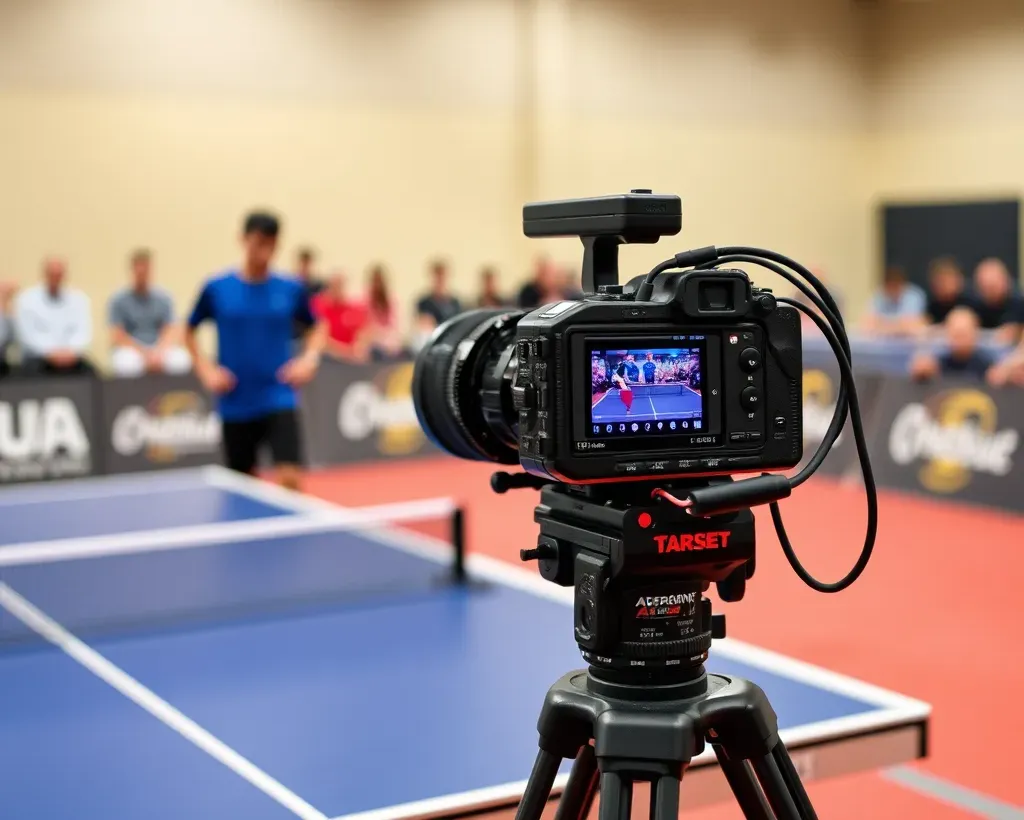
#> input picture media/0.webp, 1024 x 820 px; its folder holds only this picture in this run
$ python -i helpers.py   (imports and definitions only)
#> lines starting #> are read from the running program, lines starting #| are printed output that depends on the picture; after the words box and inside, x2 and y2 are one past the last pixel; in counts of white or black regions, pixels touching at a corner belong together
#> further down, picture is the input picture: shape (820, 1024, 3); mean B, G, R 134.8, 138.8, 156.2
import matplotlib.pyplot as plt
import numpy as np
import random
import pandas as pd
import shutil
import os
import re
import cv2
import ffmpeg
from PIL import Image
import yaml
import json
# [1 line not run here, left out]
# Utils.py
import sympy
import subprocess
import shutil
import numpy as np
import os
import matplotlib.pyplot as plt
import cv2

# For videos
# [404 lines left out: functions show_mask, merge_yolo_datasets, plot_yolo_keypoints, analyze_yolo_dataset, plot_4x, yolo_to_coco and 1 more, not called in this run]

def line_angle(line):
    x1, y1, x2, y2 = line
    return np.arctan2(y2 - y1, x2 - x1)

# [107 lines left out: functions appx_best_fit_ngon, is_dominant_white, not called in this run]

def segment_dominant_color(
    image,
    hue_padding=10,
    sat_padding=80,
    val_padding=40,
    ignore_low_sat=25,
    ignore_low_val=25
):
    """
    Segments the table in 'image_path' by:
      1. Building a histogram of HSV pixels.
      2. Finding the histogram peak as the 'dominant' color.
      3. Creating a tolerance range around that color to mask the table.

    Parameters
    ----------
    image_path: str
        Path to the input image.
    hue_padding: int
        Range around the dominant hue (in [0..179]) to include in the mask.
    sat_padding: int
        Range around the dominant saturation (in [0..255]) to include in the mask.
    val_padding: int
        Range around the dominant value (in [0..255]) to include in the mask.
    ignore_low_sat: int
        Ignore pixels with saturation below this threshold (to skip near-gray).
    ignore_low_val: int
        Ignore pixels with value below this threshold (to skip near-black).

    Returns
    -------
    segmented_image: np.ndarray
        BGR image with only the dominant table color region visible.
    mask: np.ndarray
        Binary mask identifying the table region.
    """
#> called with hue_padding = 10, sat_padding = 80, val_padding = 40, ignore_low_sat = 25, ignore_low_val = 25

    # Read image and convert to HSV
    hsv = cv2.cvtColor(image, cv2.COLOR_BGR2HSV)
#> hsv: shape (820, 1024, 3); mean H, S, V 48.9, 82.8, 173.3

    # Flatten the HSV image into a list of pixels:
    # shape is (height*width, 3)
    hsv_flat = hsv.reshape(-1, 3)

    # Optionally filter out near-gray or near-black pixels to avoid muddying the histogram
    # for example, ignoring background or shadows.
    mask_filter = (hsv_flat[:, 1] >= ignore_low_sat) & (hsv_flat[:, 2] >= ignore_low_val)
    hsv_filtered = hsv_flat[mask_filter]

    # If everything got filtered out, fallback to a raw histogram
    if len(hsv_filtered) == 0:
        hsv_filtered = hsv_flat

    # Build a 3D histogram in H, S, V
    # Ranges:
    #   Hue: [0..180)
    #   Sat: [0..256)
    #   Val: [0..256)
    # We can keep a coarser bin size to reduce noise, e.g. 180 for hue, 256 for sat/val
    hist_3d, edges = np.histogramdd(
        hsv_filtered.astype(np.float32),
        bins=(180, 256, 256),
        range=((0, 180), (0, 256), (0, 256))
    )
#> edges = 3 items

    # Find the bin with the largest count. This is the 'mode' (peak) of the color distribution.
    # The index returned will be (h_idx, s_idx, v_idx).
    peak_idx = np.unravel_index(np.argmax(hist_3d), hist_3d.shape)
#> peak_idx = (21, 67, 244)

    # Convert bin index to approximate color value
    #   each bin has a certain width in each dimension:
    #   - hue_width ~ 1.0
    #   - sat_width ~ 1.0
    #   - val_width ~ 1.0
    # For integer bins, the center of bin i is roughly i.
    # Adjust as you see fit; here we treat the bin index as the actual HSV.
    dominant_h = peak_idx[0]
#> dominant_h = 21
    dominant_s = peak_idx[1]
#> dominant_s = 67
    dominant_v = peak_idx[2]
#> dominant_v = 244

    # Build a tolerance range around the dominant color
    lower_h = max(dominant_h - hue_padding, 0)
#> lower_h = 11
    upper_h = min(dominant_h + hue_padding, 179)
#> upper_h = 31
    lower_s = max(dominant_s - sat_padding, 0)
#> lower_s = 0
    upper_s = min(dominant_s + sat_padding, 255)
#> upper_s = 147
    lower_v = max(dominant_v - val_padding, 0)
#> lower_v = 204
    upper_v = min(dominant_v + val_padding, 255)
#> upper_v = 255

    lower_bound = np.array([lower_h, lower_s, lower_v], dtype=np.uint8)
#> lower_bound = [11, 0, 204]
    upper_bound = np.array([upper_h, upper_s, upper_v], dtype=np.uint8)
#> upper_bound = [31, 147, 255]

    # Create mask using the dynamic range
    mask = cv2.inRange(hsv, lower_bound, upper_bound)
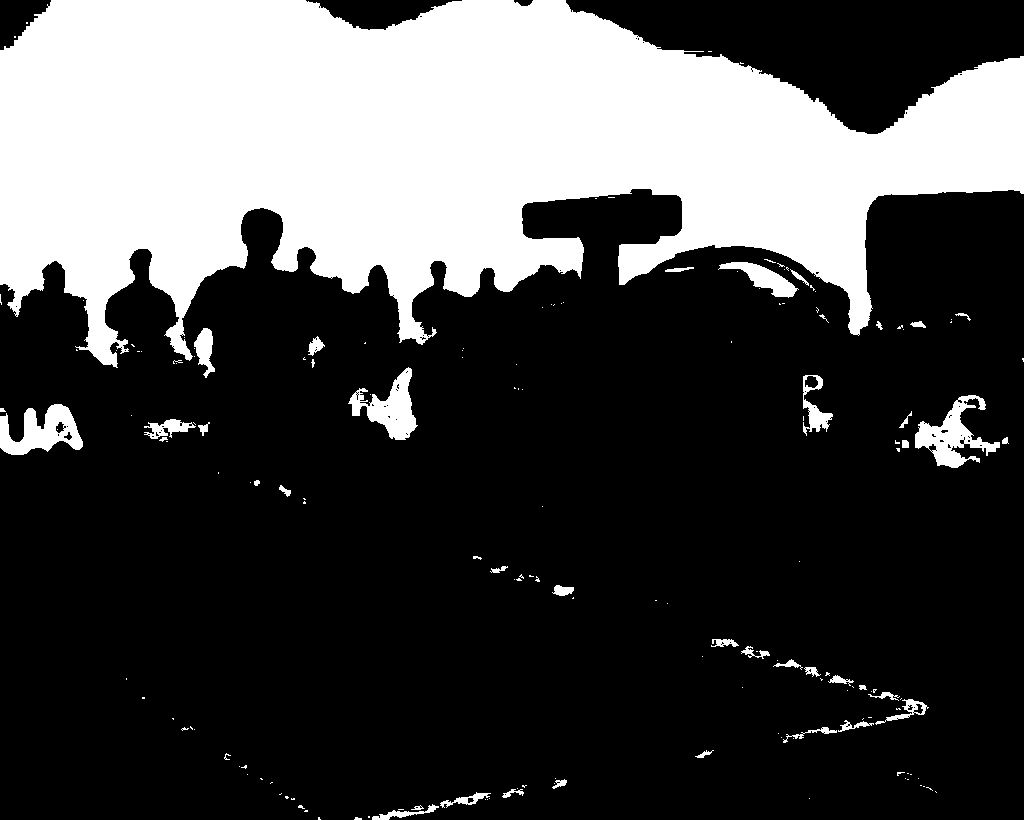
#> mask: shape (820, 1024); 28.6% white; 170 white regions (128 under 20 px), largest, box (x1, y1, x2, y2) and area: (0, 0, 1024, 368) 226390, (915, 395, 1000, 468) 2423, (0, 404, 83, 455) 2388

    # (Optional) Refine with morphological operations to clean up noise
    # kernel = np.ones((5, 5), np.uint8)
    # mask = cv2.morphologyEx(mask, cv2.MORPH_OPEN, kernel)
    # mask = cv2.morphologyEx(mask, cv2.MORPH_CLOSE, kernel)

    # Apply mask
    segmented_image = cv2.bitwise_and(image, image, mask=mask)
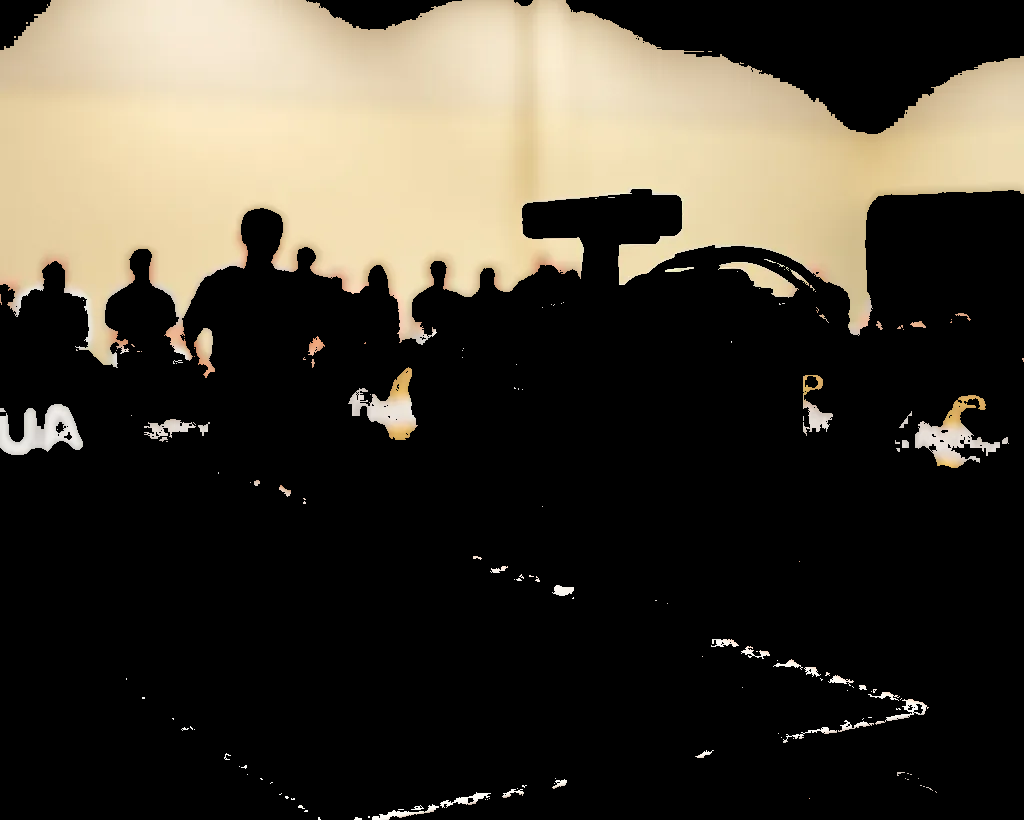
#> segmented_image: shape (820, 1024, 3); mean B, G, R 50.4, 61.3, 66.9

    return segmented_image

# [25 lines left out: functions corner_distances, show_mask, not called in this run]

def numeric_sort(value):
    numbers = re.findall(r'\d+', value)
    return int(numbers[0]) if numbers else -1

>>> import cv2
>>> picture = cv2.imread('../media/0.webp')
>>> result = segment_dominant_color(picture)
